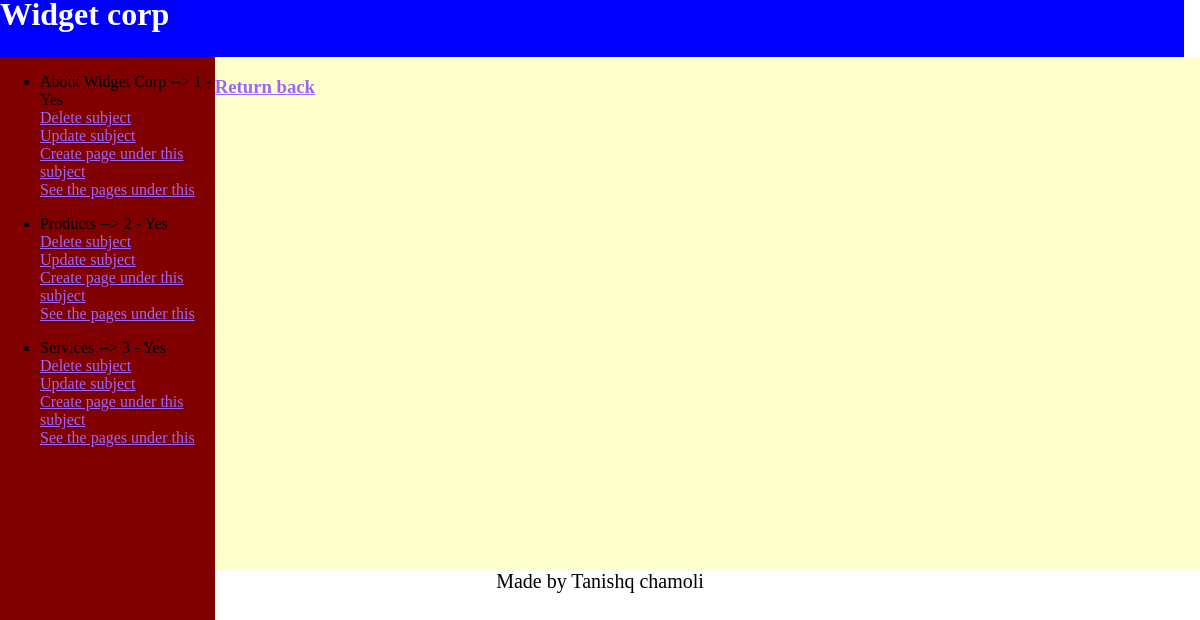
Screenshot of /display_subjectpages.php (signed in) with the database file from the repository.
### tables this page shows
CREATE TABLE `subjects` (
  `id` int(11) NOT NULL,
  `menu_name` varchar(100) NOT NULL,
  `position` int(11) NOT NULL,
  `visible` varchar(50) NOT NULL
);

### display_subjectpages.php (the view, shortened to what this page needs)
<?php include "header.php" ?>
<?php
	$conn = mysqli_connect('localhost','tanishq','tanishq','project');
	$sql = "SELECT * FROM subjects";
	$result = mysqli_query($conn,$sql);
	$ans = mysqli_fetch_all($result,MYSQLI_ASSOC);
?>
<div class="main">
<div class="sidebar">
 		<?php foreach ($ans as $value) {
 			if($value['visible']!= 'Yes'){
 				continue;
	 		}
 		?>
			<ul>
				<li>
				<?php
				echo htmlspecialchars($value['menu_name']);
				?>
				-->
				<?php  echo htmlspecialchars($value['position']);
				 ?>
				-
				<?php
				echo htmlspecialchars($value['visible']);
				?>
				<br>
				<a href="delete_subjectfromid.php?id=<?php echo $value["id"]; ?>">Delete subject</a>
				<br>
				<a href="update_subjectfromid.php?id=<?php echo $value["id"]; ?>">Update subject</a>
				<br>
				<a href="create_newpageforsubject.php?id=<?php echo $value["id"]; ?>">Create page under this subject</a>
				<br>
				<a href="display_pagesofsubjectid.php?id=<?php echo $value["id"]; ?>">See the pages under this</a>
				</li>
			</ul>
		<?php } ?>
		</div>
		<div class="main_content">
		<h3><a href="admin_page.php">Return back</a></h3>
		</div>
</div>
<?php include "footer.php" ?>

### header.php (style rules this page uses)
.main { display: flex; width: inherit; height: 513px; }
.sidebar { margin-bottom: 0px; height: 109vh; width: 258px; margin-left: -8px; background-color: maroon; color: black; }
.main_content { background-color: #ffffcc; margin-right: -8px; width: 100%; }
a { color: #9966ff; }

### rows the page displays
subjects: menu_name "About Widget Corp", position "1", visible "Yes"
subjects: menu_name "Products", position "2", visible "Yes"
subjects: menu_name "Services", position "3", visible "Yes"
